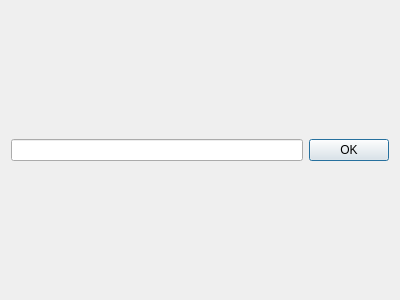
<?xml version="1.0" encoding="UTF-8"?>
<ui version="4.0">
 <class>Dialog</class>
 <widget class="QDialog" name="Dialog">
  <property name="geometry">
   <rect>
    <x>0</x>
    <y>0</y>
    <width>400</width>
    <height>300</height>
   </rect>
  </property>
  <property name="windowTitle">
   <string>Dialog</string>
  </property>
  <layout class="QHBoxLayout" name="horizontalLayout">
   <item>
    <widget class="QLineEdit" name="lineEdit"/>
   </item>
   <item>
    <widget class="QPushButton" name="pushButton">
     <property name="text">
      <string>OK</string>
     </property>
    </widget>
   </item>
  </layout>
 </widget>
 <resources/>
 <connections/>
</ui>
